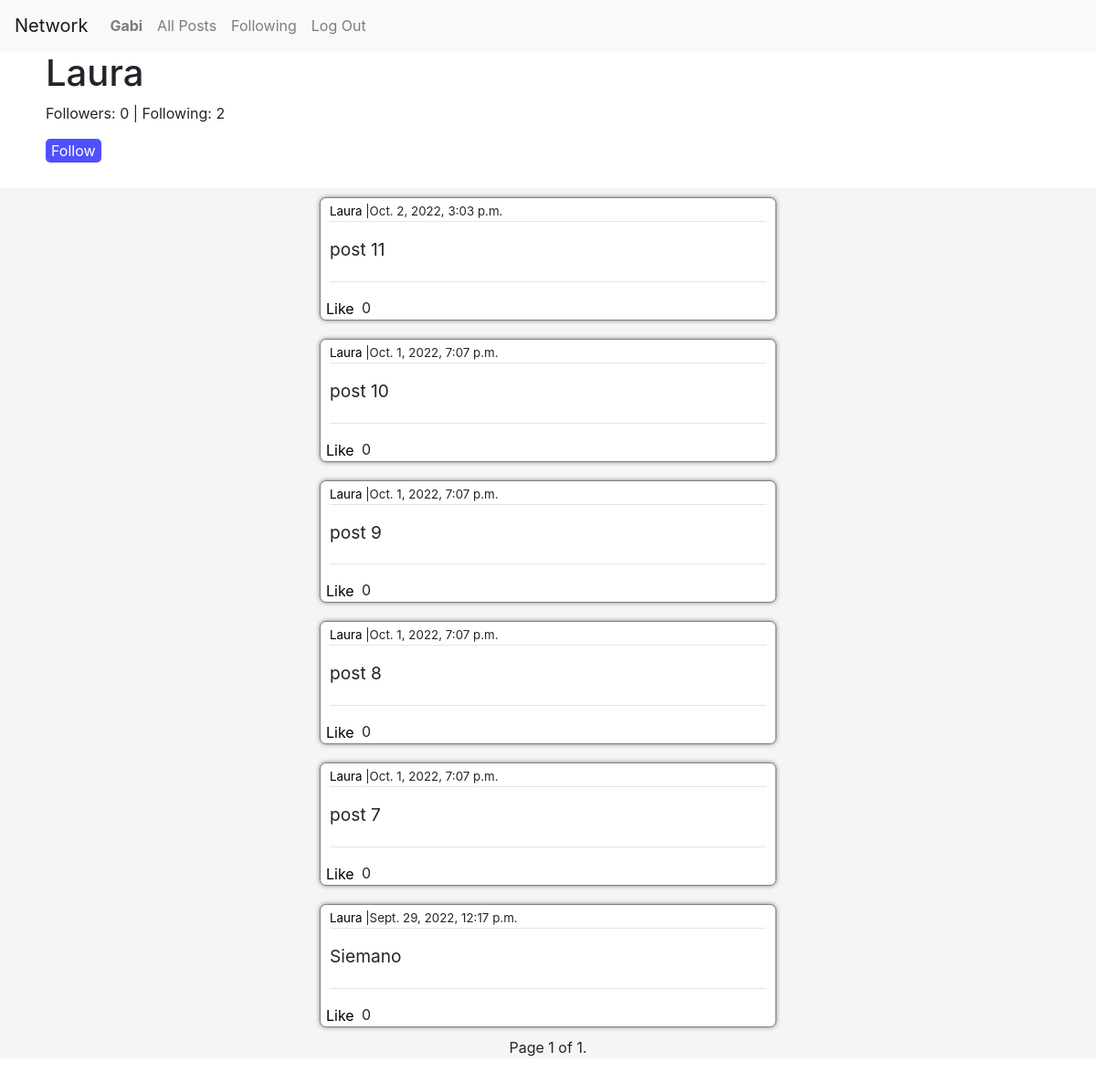
The app's page /profile/4 (signed in) with its own data.
### network/models.py (models this page shows)
class User(AbstractUser):
    is_following = models.ManyToManyField('self', symmetrical=False, related_name='followed_by')
    followers = models.ManyToManyField('self', symmetrical=False)
    def __str__(self):
        return f'{self.username}'

class Post(models.Model):
    poster = models.ForeignKey(User, on_delete=models.CASCADE, related_name='posts')
    timestamp = models.DateTimeField(auto_now_add=True)
    body = models.TextField(max_length=300)
    likes = models.PositiveIntegerField(default=0)

### network/views.py (the view, shortened to what this page needs)
# urls.py: path("profile/<str:user_id>", views.profile_page, name="profile"),
def profile_page(request, user_id):
    user = User.objects.get(id=user_id)
    followers = len(user.followers.all())
    following = len(user.is_following.all())
    posts = user.posts.all().order_by('-timestamp')
    paginator = Paginator(posts, 10)
    page_number = request.GET.get('page')
    page_obj = paginator.get_page(page_number)
    same_user = False
    if request.user == user:
        same_user = True
    if request.user in user.followers.all():
        follow = True
    else:
        follow = False
    context = {
        'user':user,
        'followers':followers,
        'following':following,
        'follow':follow,
        'same_user': same_user,
        'page_obj':page_obj
    }
    return render(request, 'network/profile.html', context)

### network/templates/network/profile.html (shortened to what this page needs)
{% extends "network/layout.html" %}
{% block body %}
<div class='profile_info'>
<h1>{{user.username}}</h1>
<p>Followers: {{followers}} | Following: {{following}}</p>
{% if not same_user %}
  {% if follow %}
  {% csrf_token %}
  <button class='follow_button'>Unfollow</button>
  {% else %}
  <button class='follow_button'>Follow</button>
  {% endif %}
{% endif %}
</div>
<div id='feed'>
{% for post in page_obj %}
  <div class='post'>
      <div class='poster'>
          <p class='poster_text'>
          <a href='{% url 'profile'  post.poster.id %}' class='profile_link'>{{post.poster}}</a>
          |{{post.timestamp}}
          </p>
      </div>
      <hr>
      <div class='post_body'>
          <p class='post_body_text'>{{post.body}}
      </div>
      <hr>
      <div class='post_likes'>
          <button class='like_button' id='like_button_'>Like</button>
          <p class='likes'>{{post.likes}}</p>
      </div>
  </div>
{% endfor %}
<div class="pagination">
  <span class="step-links">
      <span class="current">
          Page {{ page_obj.number }} of {{ page_obj.paginator.num_pages }}.
      </span>
  </span>
</div>
</div>
{% endblock %}

### network/templates/network/layout.html (shortened to what this page needs)
{% load static %}
<!DOCTYPE html>
<html lang="en">
    <head>
        <link rel="stylesheet" href="https://stackpath.bootstrapcdn.com/bootstrap/4.4.1/css/bootstrap.min.css">
        <link href="{% static 'network/styles.css' %}" rel="stylesheet">
    </head>
    <body>
        <nav class="navbar navbar-expand-lg navbar-light bg-light">
            <a class="navbar-brand" href="{% url 'index' %}">Network</a>
            <div>
              <ul class="navbar-nav mr-auto">
                {% if user.is_authenticated %}
                    <li class="nav-item">
                        <a class="nav-link" href="{% url 'profile' request.user.id %}"><strong>{{ request.user.username }}</strong></a>
                    </li>
                {% endif %}
                <li class="nav-item">
                  <a class="nav-link" href="{% url 'index' %}">All Posts</a>
                </li>
                {% if user.is_authenticated %}
                    <li class="nav-item">
                        <a class="nav-link" href="{% url 'following' %}">Following</a>
                    </li>
                    <li class="nav-item">
                        <a class="nav-link" href="{% url 'logout' %}">Log Out</a>
                    </li>
                {% endif %}
              </ul>
            </div>
          </nav>
        <div class="body">
            {% block body %}
            {% endblock %}
        </div>
    </body>
</html>

### network/static/network/styles.css (style rules this page uses)
hr { margin-top:0 }
#feed { padding:0 300px 0 300px; justify-content: center; align-items: center; display: flex; flex-direction: column; background-color: whitesmoke; margin-bottom: 100px; }
.post { background-color: white; box-shadow:0 0 5px gray; width:500px; height:auto; min-height: 100px; margin:10px; overflow-wrap: break-word; padding: 5px 10px 0 10px; border-radius:7px; border: 1px solid gray; }
.poster { font-size: smaller; margin-bottom: none; }
.poster_text { margin-bottom: 0; }
.post_body { font-size: larger; }
.post_body_text { margin: 0 0 20px 0; }
.post_likes { bottom:0px; height:25px; position:relative; display:flex; flex-direction: row; margin-top:0; }
.like_button { height:25px; border:none; border-radius:0 5px 0 5px; position:absolute; left:-10px; background-color: transparent; transition-duration: 0.5s; }
.likes { position:absolute; left:30px; padding-left:5px; }
.profile_link { color:black; transition-duration: 0.5s; }
.profile_info { display:block; height: 150px; width:100%; padding: 0 50px 0 50px; }
.follow_button { border: none; border-radius: 5px; background-color: rgb(80, 80, 255); color: white; transition-duration: 0.5s; }

### records on screen
User: user.username "Gabi"
User: username "Laura"
Post: poster "Laura", timestamp "Oct. 2, 2022, 3:03 p.m.", body "post 11", likes "0"
Post: poster "Laura", timestamp "Oct. 1, 2022, 7:07 p.m.", body "post 10", likes "0"
Post: poster "Laura", timestamp "Oct. 1, 2022, 7:07 p.m.", body "post 9", likes "0"
Post: poster "Laura", timestamp "Oct. 1, 2022, 7:07 p.m.", body "post 8", likes "0"
Post: poster "Laura", timestamp "Oct. 1, 2022, 7:07 p.m.", body "post 7", likes "0"
Post: poster "Laura", timestamp "Sept. 29, 2022, 12:17 p.m.", body "Siemano", likes "0"

### other values on screen
{{ followers }} "0"
{{ following }} "2"
{{ page_obj.number }} "1"
{{ page_obj.paginator.num_pages }} "1"
